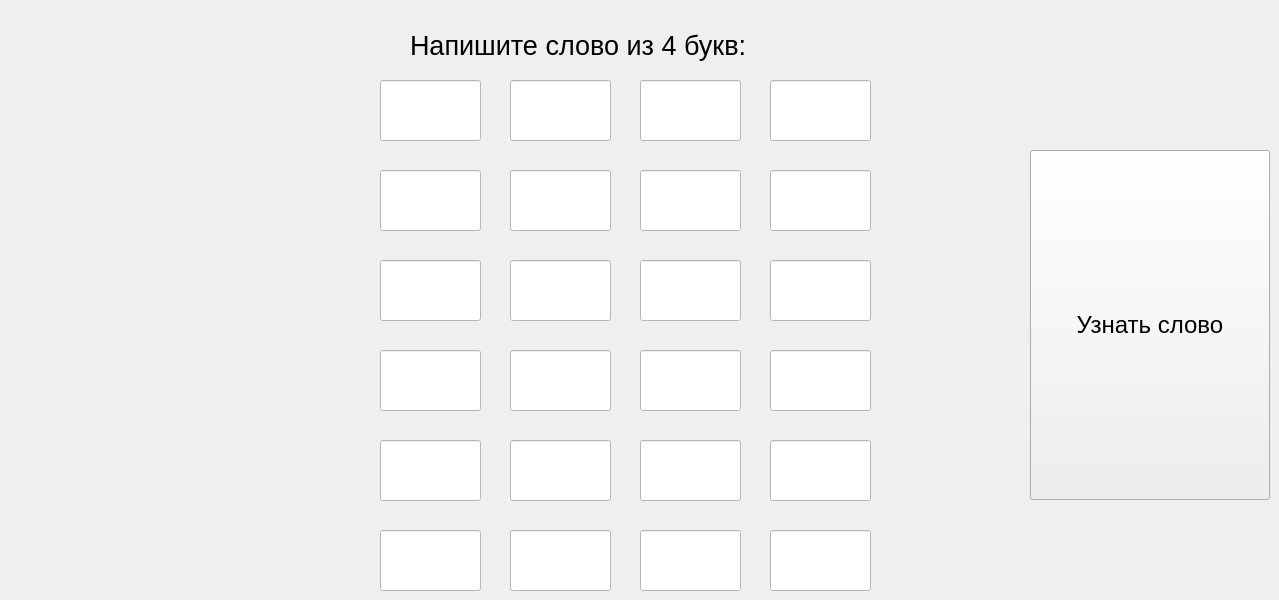
    <widget class="QWidget" name="page_5">
     <widget class="QLineEdit" name="lineEdit244">
      <property name="geometry">
       <rect>
        <x>770</x>
        <y>350</y>
        <width>101</width>
        <height>61</height>
       </rect>
      </property>
      <property name="font">
       <font>
        <pointsize>30</pointsize>
       </font>
      </property>
      <property name="styleSheet">
       <string notr="true">background-color: rgb(255, 255, 255);</string>
      </property>
      <property name="maxLength">
       <number>1</number>
      </property>
      <property name="alignment">
       <set>Qt::AlignmentFlag::AlignCenter</set>
      </property>
     </widget>
     <widget class="QLineEdit" name="lineEdit211">
      <property name="geometry">
       <rect>
        <x>380</x>
        <y>80</y>
        <width>101</width>
        <height>61</height>
       </rect>
      </property>
      <property name="font">
       <font>
        <pointsize>30</pointsize>
       </font>
      </property>
      <property name="styleSheet">
       <string notr="true">background-color: rgb(255, 255, 255);</string>
      </property>
      <property name="maxLength">
       <number>1</number>
      </property>
      <property name="alignment">
       <set>Qt::AlignmentFlag::AlignCenter</set>
      </property>
     </widget>
     <widget class="QLineEdit" name="lineEdit222">
      <property name="geometry">
       <rect>
        <x>510</x>
        <y>170</y>
        <width>101</width>
        <height>61</height>
       </rect>
      </property>
      <property name="font">
       <font>
        <pointsize>30</pointsize>
       </font>
      </property>
      <property name="styleSheet">
       <string notr="true">background-color: rgb(255, 255, 255);</string>
      </property>
      <property name="maxLength">
       <number>1</number>
      </property>
      <property name="alignment">
       <set>Qt::AlignmentFlag::AlignCenter</set>
      </property>
     </widget>
     <widget class="QLineEdit" name="lineEdit264">
      <property name="geometry">
       <rect>
        <x>770</x>
        <y>530</y>
        <width>101</width>
        <height>61</height>
       </rect>
      </property>
      <property name="font">
       <font>
        <pointsize>30</pointsize>
       </font>
      </property>
      <property name="styleSheet">
       <string notr="true">background-color: rgb(255, 255, 255);</string>
      </property>
      <property name="maxLength">
       <number>1</number>
      </property>
      <property name="alignment">
       <set>Qt::AlignmentFlag::AlignCenter</set>
      </property>
     </widget>
     <widget class="QLineEdit" name="lineEdit214">
      <property name="geometry">
       <rect>
        <x>770</x>
        <y>80</y>
        <width>101</width>
        <height>61</height>
       </rect>
      </property>
      <property name="font">
       <font>
        <pointsize>30</pointsize>
       </font>
      </property>
      <property name="styleSheet">
       <string notr="true">background-color: rgb(255, 255, 255);</string>
      </property>
      <property name="maxLength">
       <number>1</number>
      </property>
      <property name="alignment">
       <set>Qt::AlignmentFlag::AlignCenter</set>
      </property>
     </widget>
     <widget class="QLineEdit" name="lineEdit254">
      <property name="geometry">
       <rect>
        <x>770</x>
        <y>440</y>
        <width>101</width>
        <height>61</height>
       </rect>
      </property>
      <property name="font">
       <font>
        <pointsize>30</pointsize>
       </font>
      </property>
      <property name="styleSheet">
       <string notr="true">background-color: rgb(255, 255, 255);</string>
      </property>
      <property name="maxLength">
       <number>1</number>
      </property>
      <property name="alignment">
       <set>Qt::AlignmentFlag::AlignCenter</set>
      </property>
     </widget>
     <widget class="QLineEdit" name="lineEdit262">
      <property name="geometry">
       <rect>
        <x>510</x>
        <y>530</y>
        <width>101</width>
        <height>61</height>
       </rect>
      </property>
      <property name="font">
       <font>
        <pointsize>30</pointsize>
       </font>
      </property>
      <property name="styleSheet">
       <string notr="true">background-color: rgb(255, 255, 255);</string>
      </property>
      <property name="maxLength">
       <number>1</number>
      </property>
      <property name="alignment">
       <set>Qt::AlignmentFlag::AlignCenter</set>
      </property>
     </widget>
     <widget class="QLineEdit" name="lineEdit212">
      <property name="geometry">
       <rect>
        <x>510</x>
        <y>80</y>
        <width>101</width>
        <height>61</height>
       </rect>
      </property>
      <property name="font">
       <font>
        <pointsize>30</pointsize>
       </font>
      </property>
      <property name="styleSheet">
       <string notr="true">background-color: rgb(255, 255, 255);</string>
      </property>
      <property name="maxLength">
       <number>1</number>
      </property>
      <property name="alignment">
       <set>Qt::AlignmentFlag::AlignCenter</set>
      </property>
     </widget>
     <widget class="QLineEdit" name="lineEdit234">
      <property name="geometry">
       <rect>
        <x>770</x>
        <y>260</y>
        <width>101</width>
        <height>61</height>
       </rect>
      </property>
      <property name="font">
       <font>
        <pointsize>30</pointsize>
       </font>
      </property>
      <property name="styleSheet">
       <string notr="true">background-color: rgb(255, 255, 255);</string>
      </property>
      <property name="maxLength">
       <number>1</number>
      </property>
      <property name="alignment">
       <set>Qt::AlignmentFlag::AlignCenter</set>
      </property>
     </widget>
     <widget class="QLineEdit" name="lineEdit242">
      <property name="geometry">
       <rect>
        <x>510</x>
        <y>350</y>
        <width>101</width>
        <height>61</height>
       </rect>
      </property>
      <property name="font">
       <font>
        <pointsize>30</pointsize>
       </font>
      </property>
      <property name="styleSheet">
       <string notr="true">background-color: rgb(255, 255, 255);</string>
      </property>
      <property name="maxLength">
       <number>1</number>
      </property>
      <property name="alignment">
       <set>Qt::AlignmentFlag::AlignCenter</set>
      </property>
     </widget>
     <widget class="QLineEdit" name="lineEdit263">
      <property name="geometry">
       <rect>
        <x>640</x>
        <y>530</y>
        <width>101</width>
        <height>61</height>
       </rect>
      </property>
      <property name="font">
       <font>
        <pointsize>30</pointsize>
       </font>
      </property>
      <property name="styleSheet">
       <string notr="true">background-color: rgb(255, 255, 255);</string>
      </property>
      <property name="maxLength">
       <number>1</number>
      </property>
      <property name="alignment">
       <set>Qt::AlignmentFlag::AlignCenter</set>
      </property>
     </widget>
     <widget class="QLineEdit" name="lineEdit261">
      <property name="geometry">
       <rect>
        <x>380</x>
        <y>530</y>
        <width>101</width>
        <height>61</height>
       </rect>
      </property>
      <property name="font">
       <font>
        <pointsize>30</pointsize>
       </font>
      </property>
      <property name="styleSheet">
       <string notr="true">background-color: rgb(255, 255, 255);</string>
      </property>
      <property name="maxLength">
       <number>1</number>
      </property>
      <property name="alignment">
       <set>Qt::AlignmentFlag::AlignCenter</set>
      </property>
     </widget>
     <widget class="QLineEdit" name="lineEdit221">
      <property name="geometry">
       <rect>
        <x>380</x>
        <y>170</y>
        <width>101</width>
        <height>61</height>
       </rect>
      </property>
      <property name="font">
       <font>
        <pointsize>30</pointsize>
       </font>
      </property>
      <property name="styleSheet">
       <string notr="true">background-color: rgb(255, 255, 255);</string>
      </property>
      <property name="maxLength">
       <number>1</number>
      </property>
      <property name="alignment">
       <set>Qt::AlignmentFlag::AlignCenter</set>
      </property>
     </widget>
     <widget class="QLineEdit" name="lineEdit241">
      <property name="geometry">
       <rect>
        <x>380</x>
        <y>350</y>
        <width>101</width>
        <height>61</height>
       </rect>
      </property>
      <property name="font">
       <font>
        <pointsize>30</pointsize>
       </font>
      </property>
      <property name="styleSheet">
       <string notr="true">background-color: rgb(255, 255, 255);</string>
      </property>
      <property name="maxLength">
       <number>1</number>
      </property>
      <property name="alignment">
       <set>Qt::AlignmentFlag::AlignCenter</set>
      </property>
     </widget>
     <widget class="QLineEdit" name="lineEdit224">
      <property name="geometry">
       <rect>
        <x>770</x>
        <y>170</y>
        <width>101</width>
        <height>61</height>
       </rect>
      </property>
      <property name="font">
       <font>
        <pointsize>30</pointsize>
       </font>
      </property>
      <property name="styleSheet">
       <string notr="true">background-color: rgb(255, 255, 255);</string>
      </property>
      <property name="maxLength">
       <number>1</number>
      </property>
      <property name="alignment">
       <set>Qt::AlignmentFlag::AlignCenter</set>
      </property>
     </widget>
     <widget class="QLineEdit" name="lineEdit251">
      <property name="geometry">
       <rect>
        <x>380</x>
        <y>440</y>
        <width>101</width>
        <height>61</height>
       </rect>
      </property>
      <property name="font">
       <font>
        <pointsize>30</pointsize>
       </font>
      </property>
      <property name="styleSheet">
       <string notr="true">background-color: rgb(255, 255, 255);</string>
      </property>
      <property name="maxLength">
       <number>1</number>
      </property>
      <property name="alignment">
       <set>Qt::AlignmentFlag::AlignCenter</set>
      </property>
     </widget>
     <widget class="QLineEdit" name="lineEdit233">
      <property name="geometry">
       <rect>
        <x>640</x>
        <y>260</y>
        <width>101</width>
        <height>61</height>
       </rect>
      </property>
      <property name="font">
       <font>
        <pointsize>30</pointsize>
       </font>
      </property>
      <property name="styleSheet">
       <string notr="true">background-color: rgb(255, 255, 255);</string>
      </property>
      <property name="maxLength">
       <number>1</number>
      </property>
      <property name="alignment">
       <set>Qt::AlignmentFlag::AlignCenter</set>
      </property>
     </widget>
     <widget class="QLineEdit" name="lineEdit223">
      <property name="geometry">
       <rect>
        <x>640</x>
        <y>170</y>
        <width>101</width>
        <height>61</height>
       </rect>
      </property>
      <property name="font">
       <font>
        <pointsize>30</pointsize>
       </font>
      </property>
      <property name="styleSheet">
       <string notr="true">background-color: rgb(255, 255, 255);</string>
      </property>
      <property name="maxLength">
       <number>1</number>
      </property>
      <property name="alignment">
       <set>Qt::AlignmentFlag::AlignCenter</set>
      </property>
     </widget>
     <widget class="QLineEdit" name="lineEdit213">
      <property name="geometry">
       <rect>
        <x>640</x>
        <y>80</y>
        <width>101</width>
        <height>61</height>
       </rect>
      </property>
      <property name="font">
       <font>
        <pointsize>30</pointsize>
       </font>
      </property>
      <property name="styleSheet">
       <string notr="true">background-color: rgb(255, 255, 255);</string>
      </property>
      <property name="maxLength">
       <number>1</number>
      </property>
      <property name="alignment">
       <set>Qt::AlignmentFlag::AlignCenter</set>
      </property>
     </widget>
     <widget class="QLineEdit" name="lineEdit252">
      <property name="geometry">
       <rect>
        <x>510</x>
        <y>440</y>
        <width>101</width>
        <height>61</height>
       </rect>
      </property>
      <property name="font">
       <font>
        <pointsize>30</pointsize>
       </font>
      </property>
      <property name="styleSheet">
       <string notr="true">background-color: rgb(255, 255, 255);</string>
      </property>
      <property name="maxLength">
       <number>1</number>
      </property>
      <property name="alignment">
       <set>Qt::AlignmentFlag::AlignCenter</set>
      </property>
     </widget>
     <widget class="QLineEdit" name="lineEdit231">
      <property name="geometry">
       <rect>
        <x>380</x>
        <y>260</y>
        <width>101</width>
        <height>61</height>
       </rect>
      </property>
      <property name="font">
       <font>
        <pointsize>30</pointsize>
       </font>
      </property>
      <property name="styleSheet">
       <string notr="true">background-color: rgb(255, 255, 255);</string>
      </property>
      <property name="maxLength">
       <number>1</number>
      </property>
      <property name="alignment">
       <set>Qt::AlignmentFlag::AlignCenter</set>
      </property>
     </widget>
     <widget class="QLineEdit" name="lineEdit232">
      <property name="geometry">
       <rect>
        <x>510</x>
        <y>260</y>
        <width>101</width>
        <height>61</height>
       </rect>
      </property>
      <property name="font">
       <font>
        <pointsize>30</pointsize>
       </font>
      </property>
      <property name="styleSheet">
       <string notr="true">background-color: rgb(255, 255, 255);</string>
      </property>
      <property name="maxLength">
       <number>1</number>
      </property>
      <property name="alignment">
       <set>Qt::AlignmentFlag::AlignCenter</set>
      </property>
     </widget>
     <widget class="QLineEdit" name="lineEdit243">
      <property name="geometry">
       <rect>
        <x>640</x>
        <y>350</y>
        <width>101</width>
        <height>61</height>
       </rect>
      </property>
      <property name="font">
       <font>
        <pointsize>30</pointsize>
       </font>
      </property>
      <property name="styleSheet">
       <string notr="true">background-color: rgb(255, 255, 255);</string>
      </property>
      <property name="maxLength">
       <number>1</number>
      </property>
      <property name="alignment">
       <set>Qt::AlignmentFlag::AlignCenter</set>
      </property>
     </widget>
     <widget class="QLineEdit" name="lineEdit253">
      <property name="geometry">
       <rect>
        <x>640</x>
        <y>440</y>
        <width>101</width>
        <height>61</height>
       </rect>
      </property>
      <property name="font">
       <font>
        <pointsize>30</pointsize>
       </font>
      </property>
      <property name="styleSheet">
       <string notr="true">background-color: rgb(255, 255, 255);</string>
      </property>
      <property name="maxLength">
       <number>1</number>
      </property>
      <property name="alignment">
       <set>Qt::AlignmentFlag::AlignCenter</set>
      </property>
     </widget>
     <widget class="QPushButton" name="pushButton6">
      <property name="geometry">
       <rect>
        <x>1030</x>
        <y>150</y>
        <width>240</width>
        <height>350</height>
       </rect>
      </property>
      <property name="font">
       <font>
        <pointsize>18</pointsize>
       </font>
      </property>
      <property name="text">
       <string>Узнать слово</string>
      </property>
     </widget>
     <widget class="QLabel" name="label_6">
      <property name="geometry">
       <rect>
        <x>410</x>
        <y>20</y>
        <width>421</width>
        <height>51</height>
       </rect>
      </property>
      <property name="font">
       <font>
        <pointsize>20</pointsize>
       </font>
      </property>
      <property name="text">
       <string>Напишите слово из 4 букв:</string>
      </property>
     </widget>
    </widget>
